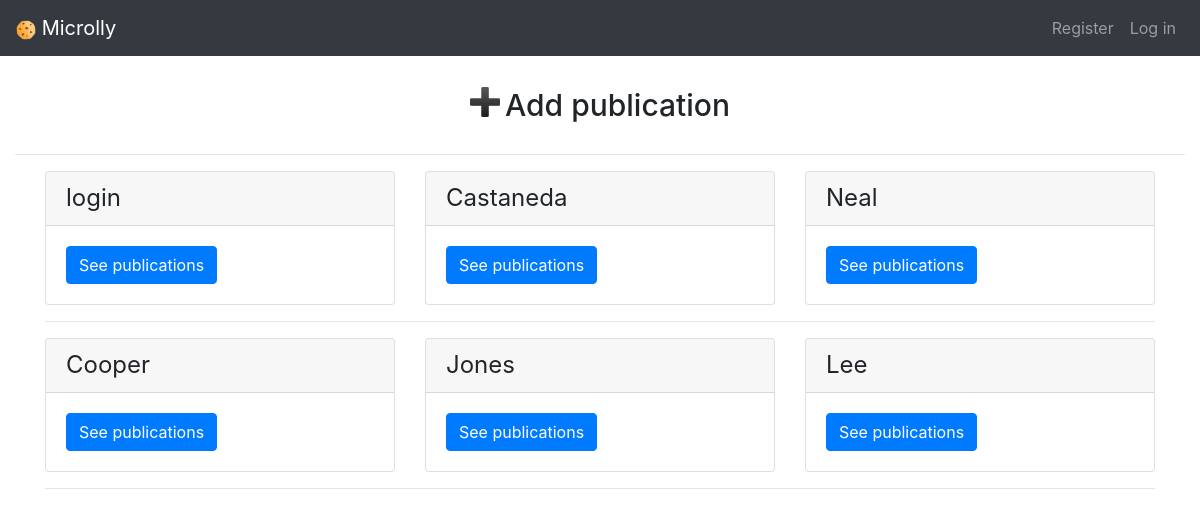
Page /users/list on the earlier database version.
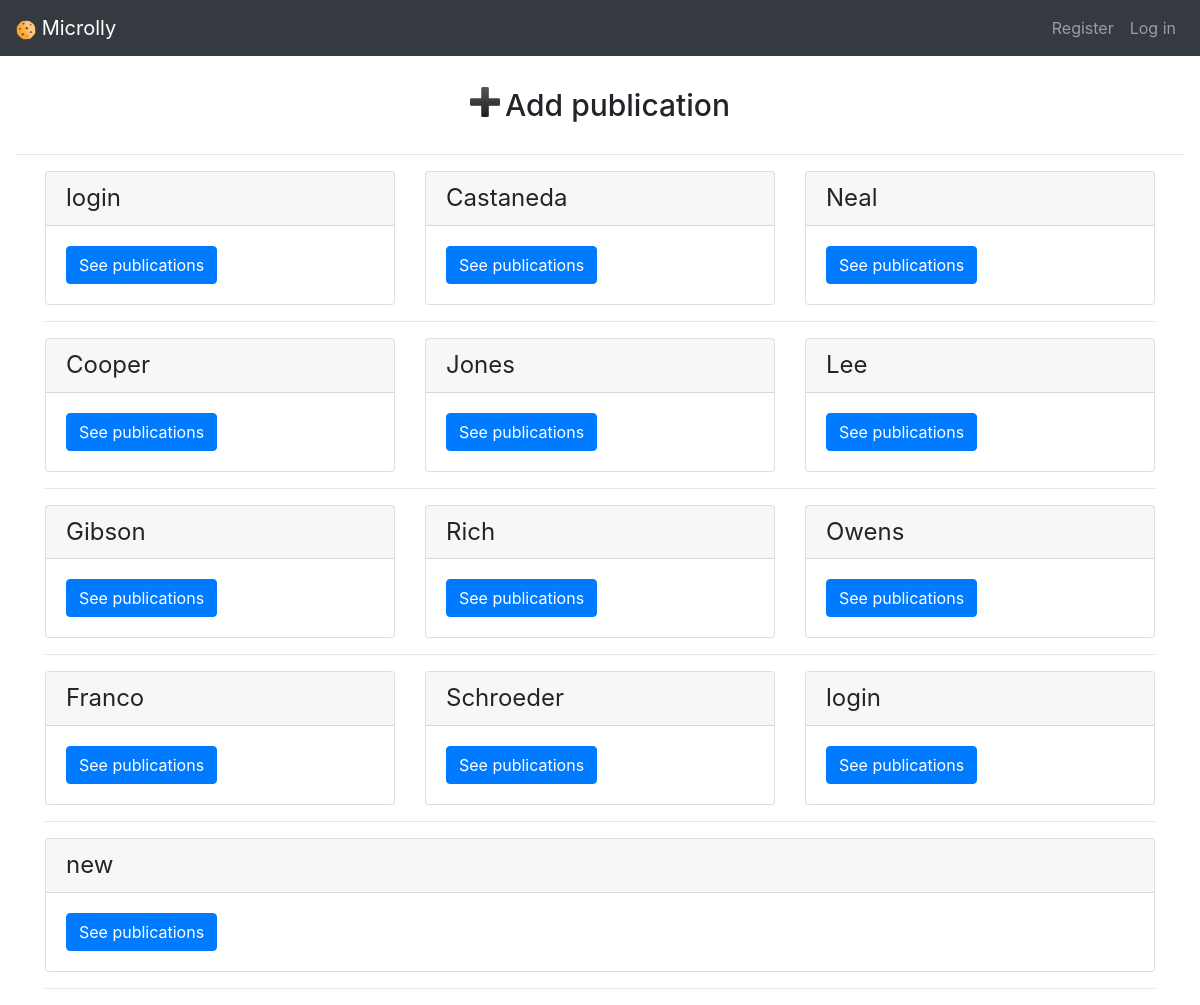
Same page on the later database version.
### models.py (models this page shows)
class BaseModel(Model):
    class Meta:
        database = database

class User(BaseModel,UserMixin):
    username = CharField(max_length=20)
    password = CharField()
    first_name = CharField(max_length=20)
    last_name = CharField(max_length=20)
    email = CharField(max_length=20)
    created_at = DateTimeField(default=datetime.datetime.now)

### app.py (the view)
@app.route('/users/list')
def liste_users():
    users=User.select()
    return render_template('users/list.html', users=users)

### templates/users/list.html (shortened to what this page needs)
{% extends 'base.html' %}
{% block body %}
{% for sub_pub in users | batch(3, None) %}
<div class="card-deck">
    {% for user in sub_pub %}
    <div class="card">
        <div class="card-header">
            <h4 class="my-0 font-weight-normal">{{ user.username }}</h4>
        </div>
        <div class="card-body">
            <a href="{{ url_for('publication', username=user.username) }}" class="btn btn-primary"> See publications </a>
        </div>
    </div>
    {% endfor %}
</div>
<hr />
{% endfor %}
{% endblock %}

### templates/base.html (shortened to what this page needs)
<!DOCTYPE html>
<html>
<head>
    <link rel="stylesheet" href="https://stackpath.bootstrapcdn.com/bootstrap/4.3.1/css/bootstrap.min.css"
>
    <link rel="stylesheet" type="text/css" href="{{ url_for('static', filename='css/microlly.css') }}">
</head>
<body>
    <nav class="navbar navbar-expand-md navbar-dark bg-dark fixed-top">
        <a class="navbar-brand" href="{{ url_for('publication') }}">
            <img width="20px" height="20px" src="{{ url_for('static', filename='img/cookie.png') }}" />
            Microlly
        </a>
        <div class="navbar-collapse collapse w-100 order-3 dual-collapse2" id="navbarsExampleDefault">
            <ul class="navbar-nav ml-auto">
                {% if session['id'] %}
                <li>
                    <h3 style="color:white">{{ session['username'] }}</h3>
                </li>
                <li class="nav-item">
                    <a class="nav-link" href="{{ url_for('liste_users') }}">Users</a>
                </li>
                {% else %}
                    <li class="nav-item">
                        <a class="nav-link" href="{{ url_for('users_register') }}">Register </a>
                    </li>
                    <li class="nav-item">
                        <a class="nav-link" href="{{ url_for('users_login') }}">Log in</a>
                    </li>
                {% endif %}
            </ul>
        </div>
    </nav>
    <div class="container-fluid">
        <div class="row justify-content-md-center">
            <a id="Add" class="btn" href="{{ url_for('publications_form') }}"><img width="30px" height="30px" src="{{ url_for('static', filename='img/Add.png') }}"/><h2 style="float:right;font-size:30px;margin-left:5px;" >Add publication</h2></a>
      </div>
      <hr>
    </div>
    <main role="main" class="container ">
        {% block body %}{% endblock %}
    </main>
</body>
</html>

### templates/base.html (style rules this page uses)
body { padding-top: 5rem; }

Differences in the rows shown:
added User: username "Gibson"
added User: username "Rich"
added User: username "Owens"
added User: username "Franco"
added User: username "Schroeder"
added User: username "login"
added User: username "new"
